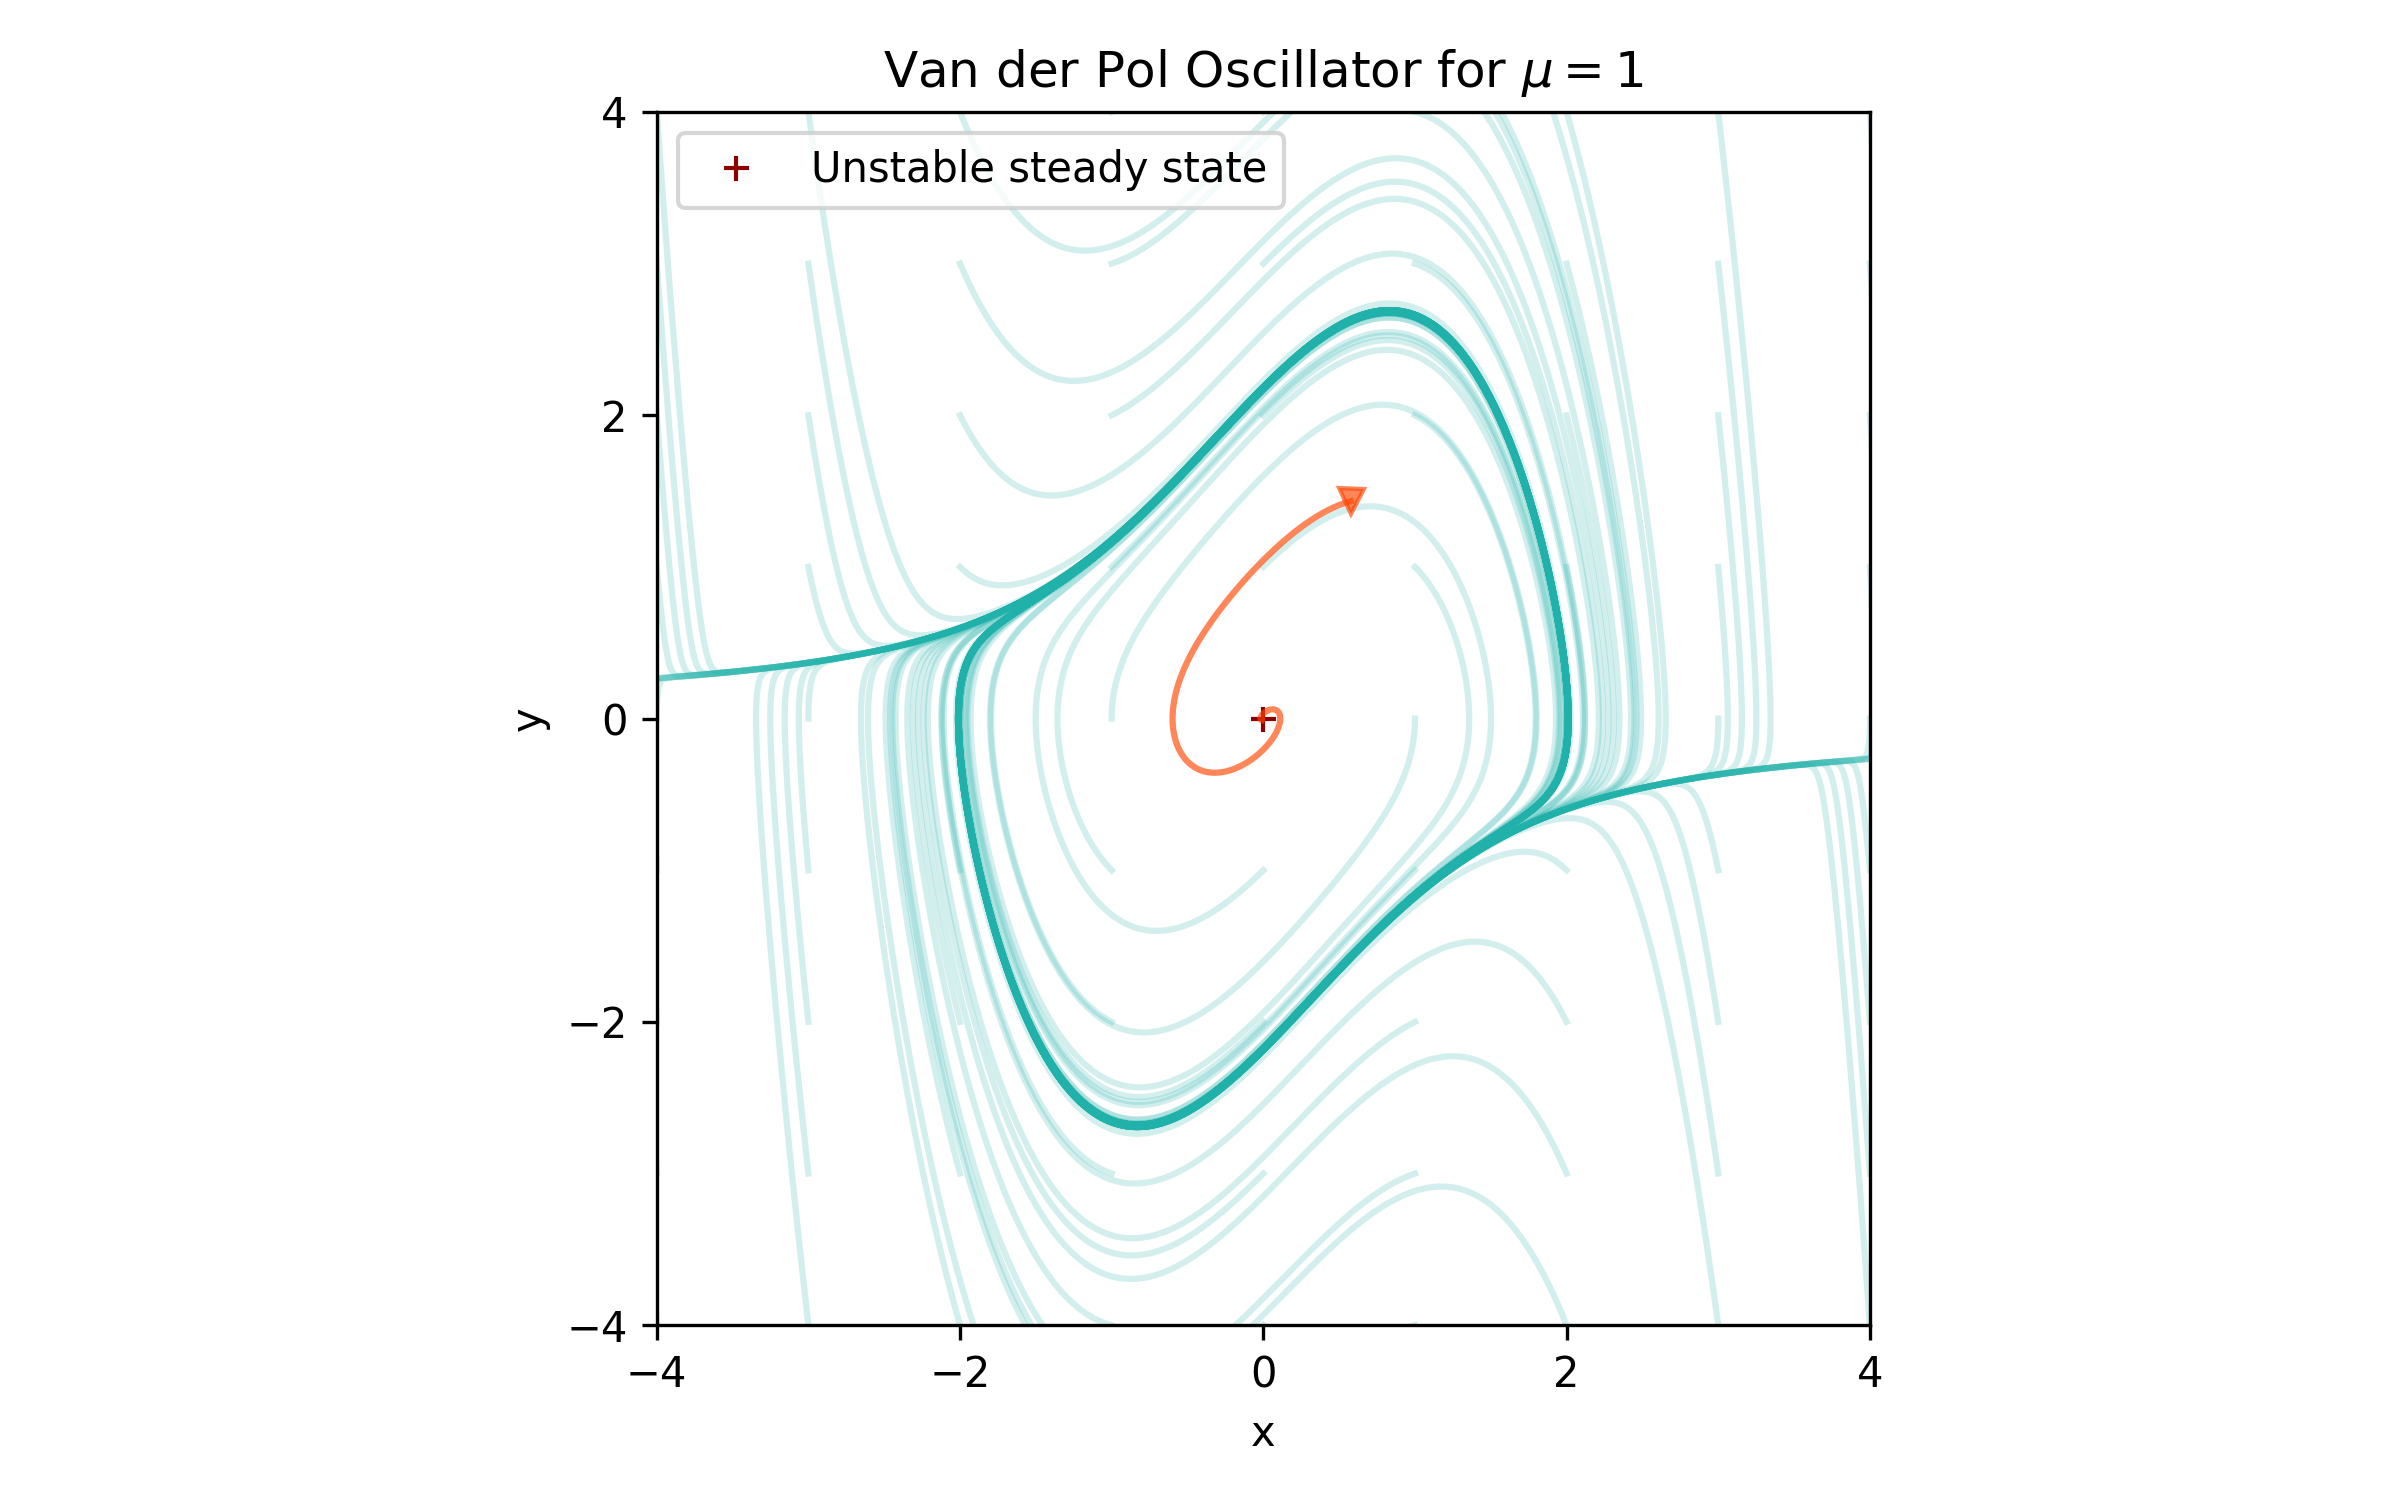

Generate this figure with Python:
import diffrax as dfx
import jax.numpy as jnp
import matplotlib.pyplot as plt  # pyright: ignore


def van_der_pol(t, state, damping_factor):
    # The Van der Pol oscillator, expressed as a system of two first-order ODEs, as
    # given, for example, here:
    # https://en.wikipedia.org/wiki/Van_der_Pol_oscillator#Two-dimensional_form
    x, y = state
    dx = y
    dy = damping_factor * (1 - x**2) * y - x
    return jnp.array([dx, dy])


def solve(initial_state, damping_factor, timepoints):
    term = dfx.ODETerm(van_der_pol)
    t0 = timepoints[0]
    t1 = timepoints[-1]
    saveat = dfx.SaveAt(ts=timepoints)
    solution = dfx.diffeqsolve(
        term,
        dfx.Tsit5(),
        t0,
        t1,
        0.01,
        initial_state,
        damping_factor,
        saveat=saveat,
    )
    return solution.ys


fig, ax = plt.subplots(1, 1, figsize=(8, 5))

timepoints = jnp.linspace(0, 10, 1000)
damping_factor = 1.0
for x in range(-4, 5):
    for y in range(-4, 5):
        initial_state = jnp.array([x, y])
        trajectory = solve(initial_state, damping_factor, timepoints)
        tx, ty = jnp.asarray(trajectory).T
        ax.plot(tx, ty, color="lightseagreen", alpha=0.2)

origin = jnp.array([0, 0])
ax.plot(*origin, "+", label="Unstable steady state", color="darkred")
trajectory = solve(origin - 0.01, damping_factor, timepoints)
tx, ty = jnp.asarray(trajectory).T
ax.plot(tx, ty, color="orangered", marker="v", markevery=[-1], alpha=0.65)
ax.set_title("Van der Pol Oscillator for $\mu=1$")  # pyright: ignore

limits = (-4, 4)
ax.set_aspect("equal")
ax.set_xlim(*limits)
ax.set_ylim(*limits)
ax.set_xlabel("x")
ax.set_ylabel("y")
ax.set_xticks([-4, -2, 0, 2, 4])
ax.set_yticks([-4, -2, 0, 2, 4])
ax.legend()

plt.subplots_adjust(left=0.25, right=0.75)  # Pad to adjust size in docs
fig.tight_layout()
fig.savefig("van_der_pol.png", dpi=300)
